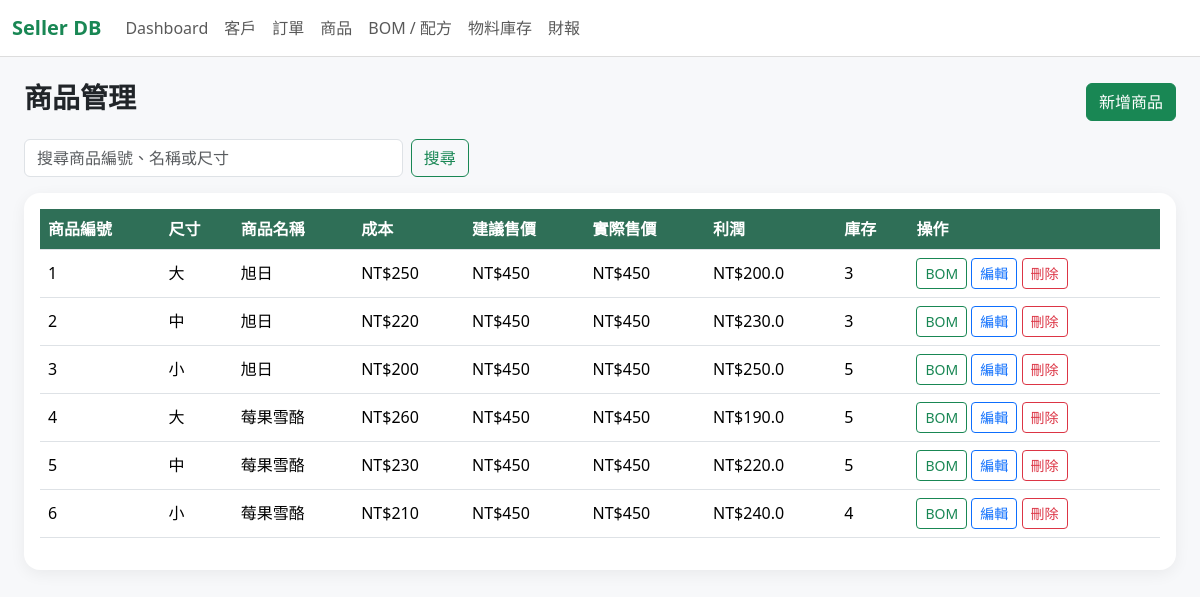
/products, run on an earlier commit of the app's database.
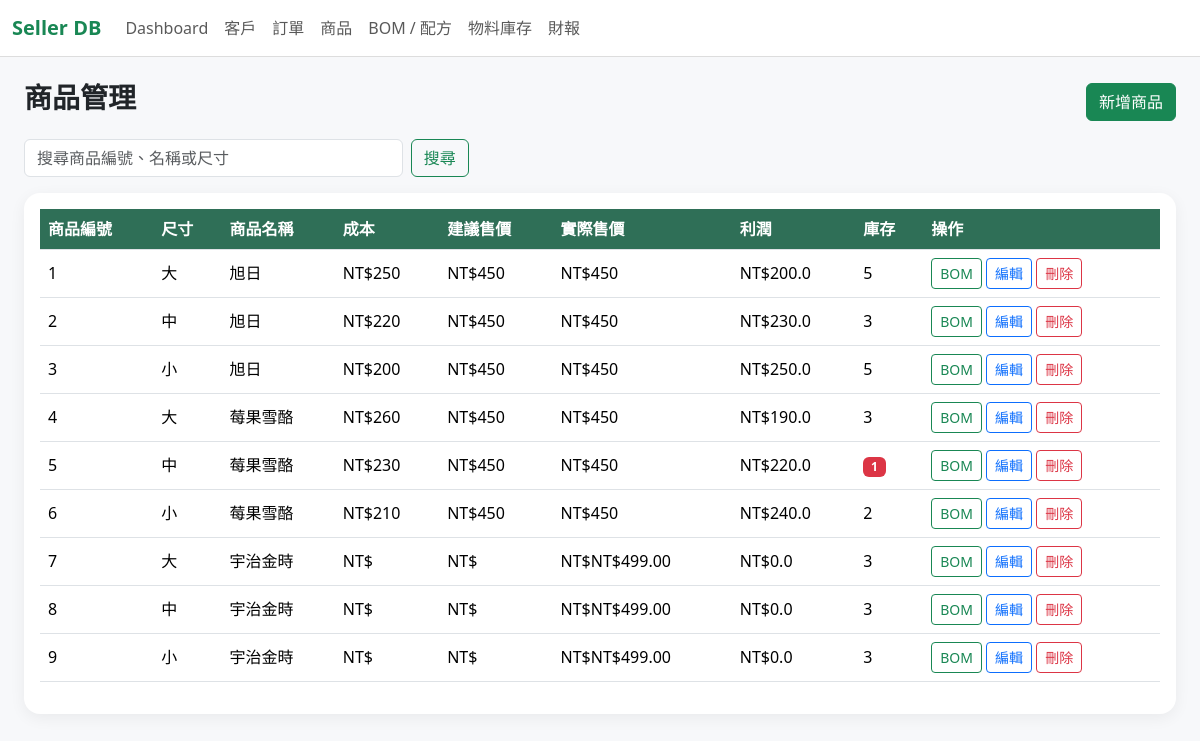
And on a later commit of the database.
### tables this page shows
CREATE TABLE PRODUCT (iID TEXT PRIMARY KEY UNIQUE, size TEXT CHECK (size IN ('大', '中', '小')), i_name TEXT, cost NUMERIC, suggested_price NUMERIC, real_price NUMERIC, profits NUMERIC, available INTEGER);

### app.py (the view)
@app.route("/products")
def products():
    q = request.args.get("q", "").strip()
    db = get_db()
    base_sql = '''
        SELECT *,
               CAST(COALESCE(NULLIF(real_price, ''), '0') AS REAL) - CAST(COALESCE(NULLIF(cost, ''), '0') AS REAL) AS profits_calc
        FROM PRODUCT
        WHERE TRIM(COALESCE(iID, '')) != ''
    '''
    if q:
        rows = db.execute(base_sql + " AND (i_name LIKE ? OR size LIKE ? OR iID LIKE ?) ORDER BY CAST(iID AS INTEGER), iID", (f"%{q}%", f"%{q}%", f"%{q}%")).fetchall()
    else:
        rows = db.execute(base_sql + " ORDER BY CAST(iID AS INTEGER), iID").fetchall()
    return render_template("products.html", products=rows, q=q)

### app.py (called while the page is built)
def get_db():
    if "db" not in g:
        g.db = sqlite3.connect(DB_PATH, timeout=10.0)
        g.db.row_factory = sqlite3.Row
        g.db.execute("PRAGMA foreign_keys = ON")
        g.db.execute("PRAGMA journal_mode = WAL")
        g.db.execute("PRAGMA synchronous = NORMAL")
    return g.db

### templates/products.html
{% extends "base.html" %}
{% block content %}
<div class="d-flex justify-content-between align-items-center mb-3">
    <h3 class="fw-bold">商品管理</h3>
    <a class="btn btn-success" href="{{ url_for('product_new') }}">新增商品</a>
</div>
<form class="row g-2 mb-3">
    <div class="col-md-4">
        <input class="form-control" name="q" value="{{ q }}" placeholder="搜尋商品編號、名稱或尺寸">
    </div>
    <div class="col-auto">
        <button class="btn btn-outline-success">搜尋</button>
    </div>
</form>
<div class="card p-3">
    <div class="table-responsive">
        <table class="table table-hover align-middle">
            <thead>
            <tr>
                <th>商品編號</th>
                <th>尺寸</th>
                <th>商品名稱</th>
                <th>成本</th>
                <th>建議售價</th>
                <th>實際售價</th>
                <th>利潤</th>
                <th>庫存</th>
                <th>操作</th>
            </tr>
            </thead>
            <tbody>
            {% for p in products %}
            <tr>
                <td>{{ p.iID }}</td>
                <td>{{ p.size }}</td>
                <td>{{ p.i_name }}</td>
                <td>NT${{ p.cost }}</td>
                <td>NT${{ p.suggested_price }}</td>
                <td>NT${{ p.real_price }}</td>
                <td>NT${{ p.profits_calc }}</td>
                <td>
                    {% if p.available|int <= 1 %}
                        <span class="badge text-bg-danger">{{ p.available }}</span>
                    {% else %}
                        {{ p.available }}
                    {% endif %}
                </td>
                <td>
                    <a class="btn btn-sm btn-outline-success" href="{{ url_for('recipes') }}?product_key={{ p.iID }}">BOM</a>
                    <a class="btn btn-sm btn-outline-primary" href="{{ url_for('product_edit', iID=p.iID) }}">編輯</a>
                    <form class="action-form" method="post" action="{{ url_for('product_delete', iID=p.iID) }}" onsubmit="return confirm('確定刪除？')">
                        <button class="btn btn-sm btn-outline-danger">刪除</button>
                    </form>
                </td>
            </tr>
            {% else %}
            <tr><td colspan="9" class="text-center text-muted">沒有資料</td></tr>
            {% endfor %}
            </tbody>
        </table>
    </div>
</div>
{% endblock %}

What changed in the data, as far as the page shows it:
changed PRODUCT id 1: available "3" → "5"
changed PRODUCT id 4: available "5" → "3"
changed PRODUCT id 5: available "5" → "1"
changed PRODUCT id 6: available "4" → "2"
added PRODUCT: iID "7", size "大", i_name "宇治金時", real_price "NT$499.00", profits_calc "0.0", available "3"
added PRODUCT: iID "8", size "中", i_name "宇治金時", real_price "NT$499.00", profits_calc "0.0", available "3"
added PRODUCT: iID "9", size "小", i_name "宇治金時", real_price "NT$499.00", profits_calc "0.0", available "3"
